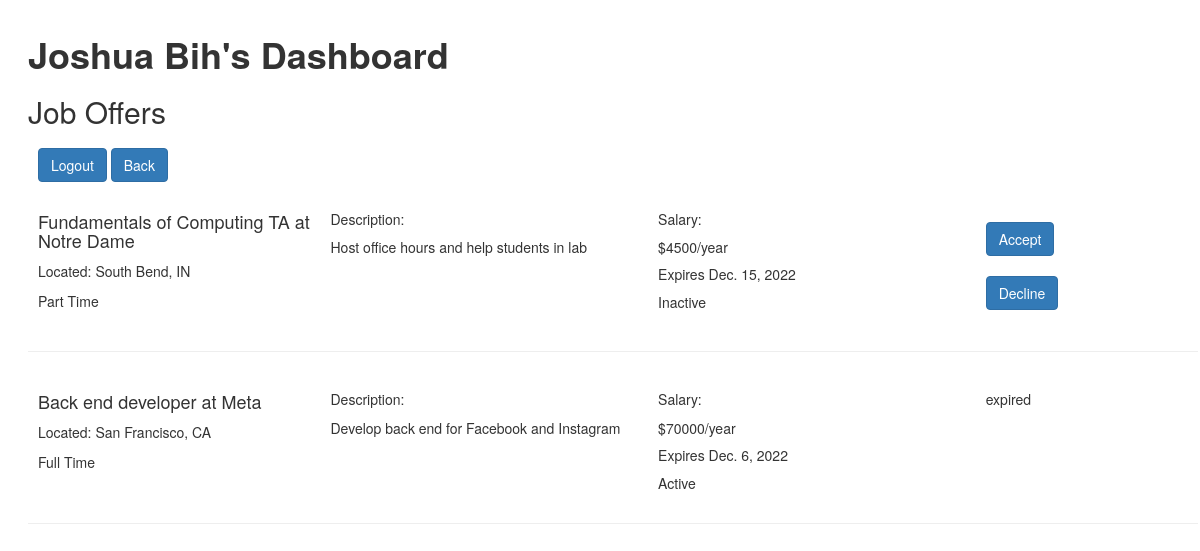
The page /candidate/offers/ (signed in) on the database its author committed.
### candidate/models.py (models this page shows, shortened)
class CandidateProfile(models.Model):
    user = models.OneToOneField(
        settings.AUTH_USER_MODEL, on_delete=models.DO_NOTHING)
    name = models.CharField('Name', max_length=200)
    zip_code = models.IntegerField('Zip Code',
                                   validators=[MinLengthValidator(5, 'Zip Code must be 5 digits.'),
                                               MaxLengthValidator(
                                       5, 'Zip Code must be 5 digits.')
                                   ]
                                   )
    bio = models.CharField('Profile Bio', max_length=500)
    skills = models.TextField('Skills')
    github = models.CharField('Github Username', max_length=200)
    experience = models.IntegerField('Years Of Experience')
    education = models.TextField('Education')
    uninterested_ids = models.TextField('Uninterested IDs', default='')
    compatability_score = models.FloatField('Compatability Score', default=0)

### recruiter/models.py (models this page shows, shortened)
class Offer(models.Model):
    job_post = models.ForeignKey(JobPost, on_delete=models.CASCADE)
    candidate = models.ForeignKey(CandidateProfile, on_delete=models.CASCADE)
    yearly_salary = models.PositiveIntegerField("Yearly Salary", default=0)
    due_date = models.DateField("Due Date")
    accepted = models.IntegerField("Accepted", default=0)
    def is_expired(self):
        return date.today() > self.due_date

class JobPost(models.Model):
    recruiter = models.ForeignKey(RecruiterProfile, on_delete=models.CASCADE)
    pos_title = models.CharField("Position Title", max_length=200)
    type = models.CharField("Type", max_length=200)
    location = models.CharField("Location", max_length=200)
    des_skills = models.TextField("Desired Skills")
    description = models.TextField("Description")
    company = models.CharField("Company", max_length=200)
    exp_date = models.DateField("Expiration Date")
    status = models.CharField("Status", max_length=200)
    interested_candidates = models.PositiveIntegerField(
        "Interested Candidates", default=0)
    interested_ids = models.TextField("Interested IDs", default="")

### candidate/views.py (the view)
# urls.py: path("offers/", views.offers_view, name='offers'),
@login_required(login_url=login_url)
@user_passes_test(candidate_check, login_url=login_url)
def offers_view(request):
    try:
        candidate = CandidateProfile.objects.get(user=request.user)
    except CandidateProfile.DoesNotExist:
        return HttpResponseRedirect('/candidate/profile_creation')
    offers = Offer.objects.filter(candidate=candidate)
    return render(request, 'candidate/offers.html', context={'offers': offers, 'candidate': candidate})

### candidate/views.py (called while the page is built)
def candidate_check(user):
    return list(user.groups.all())[0].name == 'Candidates'

### candidate/templates/candidate/offers.html (shortened to what this page needs)
{% extends "candidate_base.html" %}
{% block content %}
<div class="div-center-xlarge">
    <h1><b>{{candidate.name}}'s Dashboard</b></h1>
    <h2>Job Offers</h2>
    <div style="padding:10px">
            <a class="btn btn-primary" href="/register/logout/" role="button">Logout</a>
            <a class="btn btn-primary" href="/candidate/homepage/" role="button">Back</a>
    </div>
    <div class = "list-group">
        {% for offer in offers %}
        <div>
            <div class="container text-left">
                <div class = "row">
                    <div class = "column-left">
                        <div class="d-flex w-100 justify-content-between">
                            <h4 class="mb-1">{{ offer.job_post.pos_title }} at {{ offer.job_post.company }}</h4>
                            <p class="mb-1">Located: {{ offer.job_post.location }}</p>
                            <p class="mb-1">{{ offer.job_post.type }}</p>
                        </div>
                    </div>
                    <div class = "column-middle">
                        <div class="d-flex w-100 justify-content-between">
                            <h5>Description:</h5>
                            <p class="mb-1">{{offer.job_post.description}}</p>
                        </div>
                    </div>
                    <div class = "column-middle2">
                        <div class="d-flex w-100 justify-content-between">
                            <h5>Salary:</h5>
                            <p class="mb-1">${{offer.yearly_salary}}/year</p>
                        </div>
                        <div class="d-flex w-100 justify-content-between">
                            <h5>Expires {{offer.due_date}}</h5>
                            {{offer.job_post.status}}
                        </div>
                    </div>
                    <div class = "column-right">
                        {% if offer.accepted == 0%}
                            {% if offer.is_expired %}
                                <h5>expired</h5>
                            {% else %}
                                <br>
                                <a class="btn btn-primary" href="/candidate/offer_accept/{{ offer.id }}/" role="button">Accept</a>
                                <br>
                                <br>
                                <a class="btn btn-primary" href="/candidate/offer_decline/{{ offer.id }}/" role="button">Decline</a>
                            {% endif %}
                        {% elif offer.accepted == 1 %}
                            <h5>accepted</h5>
                        {% elif offer.accepted == -1%}
                            <h5>rejected</h5>
                        {% endif %}
                    </div>
                </div>
            </div>
        </div>
        <hr/>
        {% endfor %}
    </div>
</div>
{% endblock %}

### static/tindev/style.css (style rules this page uses)
.div-center-xlarge { width: 1200px; height: 1200px; background-color: #fff; left: 0; right: 0; top: 0; bottom: 0; margin: auto; max-width: 100%; max-height: 100%; overflow: auto; padding: 1em 2em; display: table; }
.column-left { float: left; width: 25%; padding: 10px; }
.column-middle { float: left; width: 28%; padding: 10px; }
.column-middle2 { float: left; width: 28%; padding: 10px; }
.column-right { float: left; width: 19%; padding: 10px; }

### rows shown on the page
CandidateProfile: name "Joshua Bih"
Offer: job_post.pos_title "Fundamentals of Computing TA", job_post.company "Notre Dame", job_post.location "South Bend, IN", job_post.type "Part Time", job_post.description "Host office hours and help students in lab", yearly_salary "4500", due_date "Dec. 15, 2022", job_post.status "Inactive"
Offer: job_post.pos_title "Back end developer", job_post.company "Meta", job_post.location "San Francisco, CA", job_post.type "Full Time", job_post.description "Develop back end for Facebook and Instagram", yearly_salary "70000", due_date "Dec. 6, 2022", job_post.status "Active", accepted "expired"
